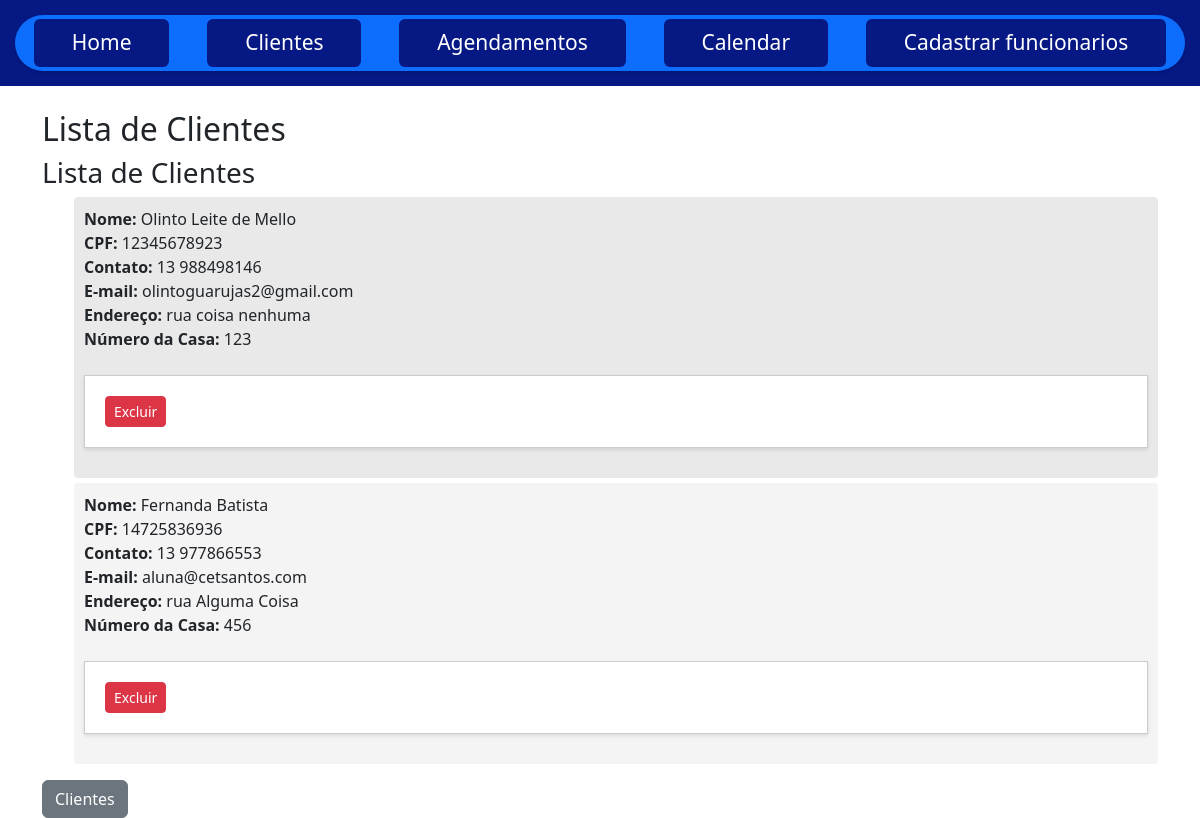
Page /client_list on the earlier database version.
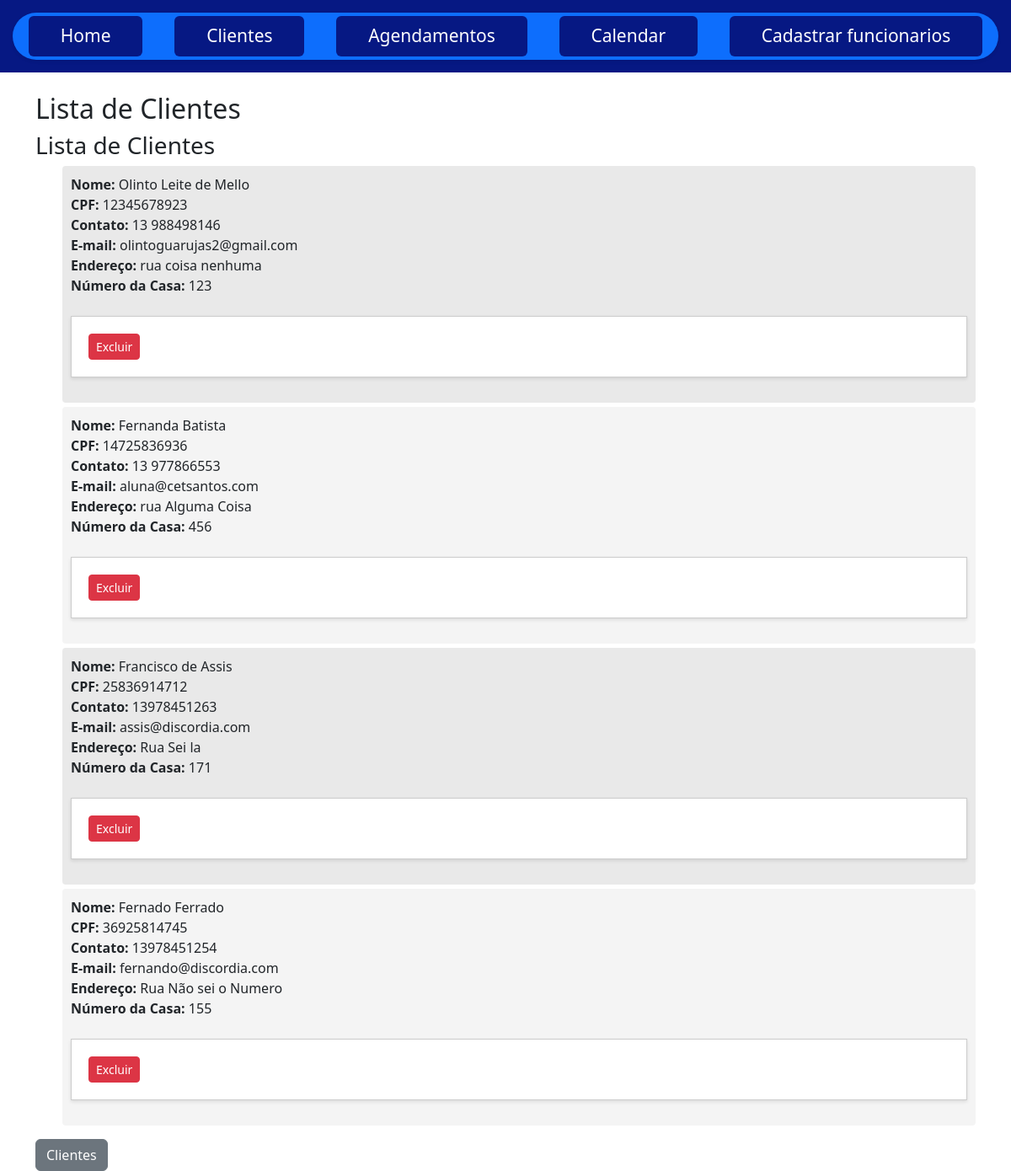
Same page on the later database version.
### app.py (models this page shows)
class Client(db.Model):
    cpf = db.Column(db.Integer, primary_key=True)
    name = db.Column(db.String(100), nullable=False)
    contact = db.Column(db.String(100), nullable=False)
    email = db.Column(db.String(100), nullable=False)  # Novo campo de email
    address = db.Column(db.String(200), nullable=False)  # Novo campo de endereço
    house_number = db.Column(db.String(20), nullable=False)  # Novo campo de número da casa

### app.py (the view)
@app.route('/client_list', methods=['GET', 'POST'])
def client_list():
    clients = Client.query.all()
    return render_template('client_list.html', clients=clients)

### templates/client_list.html (shortened to what this page needs)
{% extends 'base.html' %}
{% block content %}
<body>
    <div class="container mt-4">
        <h2>Lista de Clientes</h2>
        <h3>Lista de Clientes</h3>
        <ul>
            {% for client in clients %}
            <li>
                <strong>Nome:</strong> {{ client.name }} <br>
                <strong>CPF:</strong> {{ client.cpf }} <br>
                <strong>Contato:</strong> {{ client.contact }} <br>
                <strong>E-mail:</strong> {{ client.email }} <br>
                <strong>Endereço:</strong> {{ client.address }} <br>
                <strong>Número da Casa:</strong> {{ client.house_number }} <br>
                <br>
                <form action="{{ url_for('delete_client', client_id=client.cpf) }}" method="POST" >
                    <button type="submit" class="btn btn-danger btn-sm">Excluir</button>
                </form>
            </li>
            {% endfor %}
        </ul>
        <div class="mt-3">
            <a href="{{ url_for('clients') }}" class="btn btn-secondary">Clientes</a>
        </div>
    </div>
</body>
{% endblock %}

### templates/base.html (shortened to what this page needs)
<!DOCTYPE html>
<html lang="pt-BR">
<head>
    <link href="https://cdn.jsdelivr.net/npm/fullcalendar@6.1.8/main.min.css" rel="stylesheet">
    <link rel="stylesheet" href="{{ url_for('static', filename='styles.css') }}">
    <link href="https://cdn.jsdelivr.net/npm/bootstrap@5.3.0-alpha1/dist/css/bootstrap.min.css" rel="stylesheet">
</head>
<body>
    <header>
        <nav class="nav nav-pills nav-fill gap-2 p-1 small bg-primary rounded-5 shadow-sm" id="pillNav" role="tablist" style="--bs-nav-link-color: var(--bs-white); --bs-nav-pills-link-active-color: var(--bs-primary); --bs-nav-pills-link-active-bg: var(--bs-white);">
            <a class="nav-link {% if request.endpoint == 'home' %}active{% endif %}" href="{{ url_for('home') }}">Home</a>
            <a class="nav-link {% if request.endpoint == 'clients' %}active{% endif %}" href="{{ url_for('clients') }}">Clientes</a>
            <a class="nav-link {% if request.endpoint == 'appointments' %}active{% endif %}" href="{{ url_for('appointments') }}">Agendamentos</a>
            <a class="nav-link {% if request.endpoint == 'calendar' %}active{% endif %}" href="{{ url_for('calendar') }}">Calendar</a>
            <a class="nav-link {% if request.endpoint == 'employees' %}active{% endif %}" href="{{ url_for('employees') }}">Cadastrar funcionarios</a>
        </nav>
    </header>
    <main>
        {% block content %}{% endblock %}
    </main>
</body>
</html>

### static/styles.css (style rules this page uses)
body { font-family: Arial, sans-serif; background-color: #f9f9f9; margin: 0; padding: 0; }
header { background-color: #061883; color: white; padding: 15px; text-align: center; font-size: 24px; }
nav { display: flex; justify-content: center; padding: 15px; background-color: #061883; }
nav a { color: white; margin: 0 15px; text-decoration: none; font-weight: bold; padding: 10px 20px; border-radius: 5px; }
h2 { color: #333; margin-top: 20px; }
form { background-color: #fff; padding: 20px; border: 1.5px solid #ccc; margin-bottom: 20px; box-shadow: 0px 2px 4px rgba(0, 0, 0, 0.1); }
form button { background-color: #4CAF50; color: white; border: none; padding: 10px 20px; cursor: pointer; border-radius: 4px; font-size: 16px; transition: background-color 0.3s ease; }
ul { list-style-type: none; padding: 0; }
ul li { background-color: #f4f4f4; padding: 10px; margin: 5px 0; border-radius: 4px; }
ul li:nth-child(odd) { background-color: #e9e9e9; }
.nav-pills .nav-link { background-color: #061883; color: white; border-radius: 5px; }

Differences in the rows shown:
added Client: name "Francisco de Assis", cpf "25836914712", contact "13978451263", email "assis@discordia.com", address "Rua Sei la", house_number "171"
added Client: name "Fernado Ferrado", cpf "36925814745", contact "13978451254", email "fernando@discordia.com", address "Rua Não sei o Numero", house_number "155"
